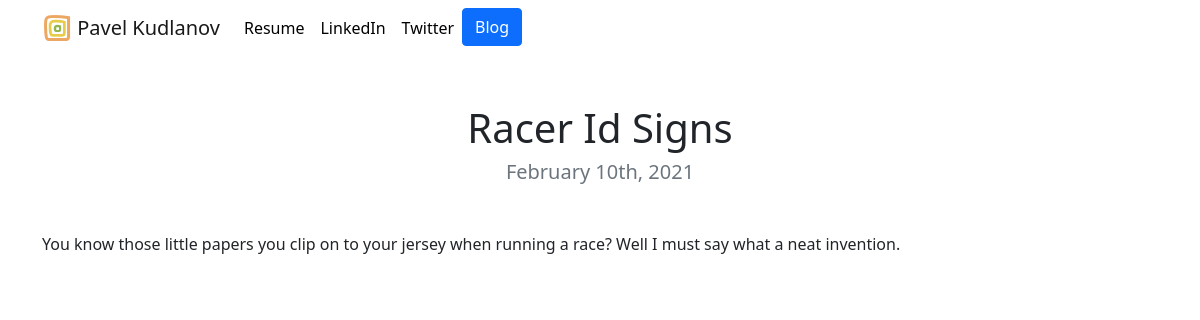
The app's page /blog/2/ with its own data.
### blog/models.py (models this page shows, shortened)
class Post(models.Model):
    title = models.CharField(max_length=100)
    date = models.DateField(auto_now_add=True)
    body = models.TextField()
    likes = models.IntegerField(default=0)

### blog/views.py (the view)
# urls.py: path('<int:post_id>/', views.detail, name='detail'),
def detail(request, post_id):
    post = get_object_or_404(Post,  pk=post_id)
    return render(request, 'blog/detail.html', {'post': post})

### blog/templates/blog/detail.html
{% extends 'portfolio/base.html' %}
{% load static %}
{% block content %}
    <h1 class="text-center mt-5" id="blogdetailtitle">{{ post.title }}</h1>
    <h5 class="text-center text-muted mb-5">{{ post.date|date:'F jS, Y' }}</h5>
    <p>{{ post.body|safe }}</p>
{% endblock content %}

### records on screen
Post: title "Racer Id Signs", date "February 10th, 2021", body "You know those little papers you clip on to your jersey when running a race? Well I must say what a neat invention."
